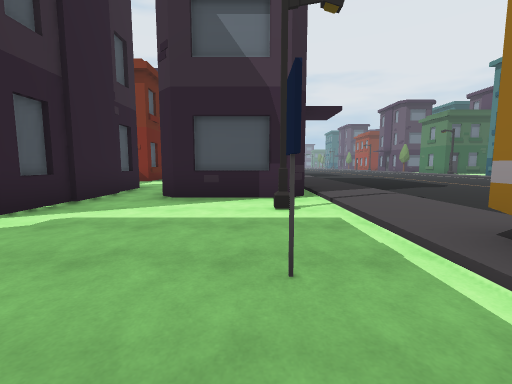
[1] (above)

24 first-person views from a walk through a Unity game level. The camera is 1.3 m above the floor, tilts 6° down and sees 90° across. The floor is counted in squares, 2 m on a side. Each view is taken from the middle of a square. On the plan, view 1 faces up. The plan holds only what a view shows up to about 9 squares ahead; the rest is blank. The place goes on beyond the plan. The player character is not drawn. Some surface patterns are stand-ins.

[2]
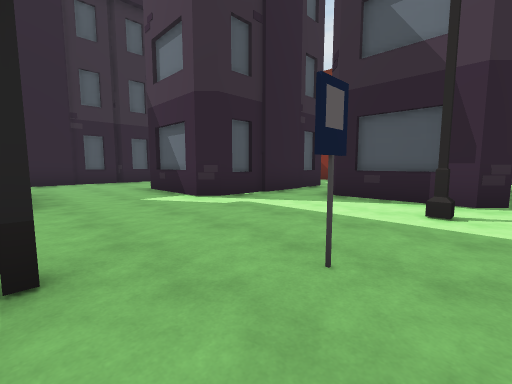

[3]
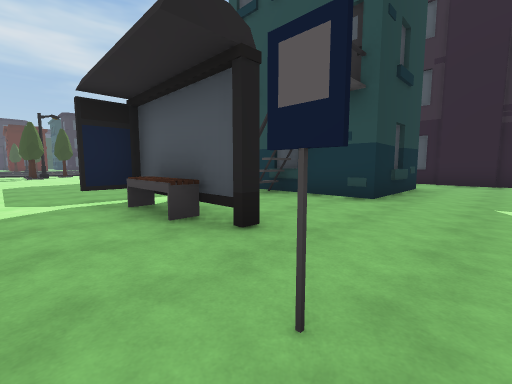

[4]
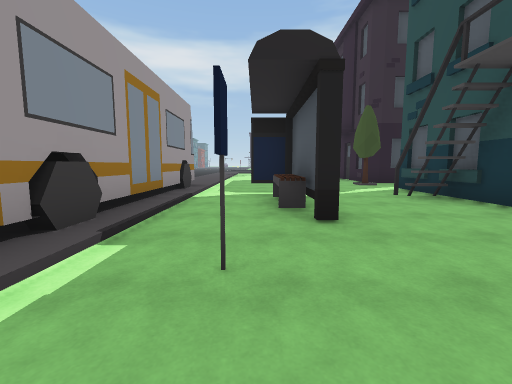

[5]
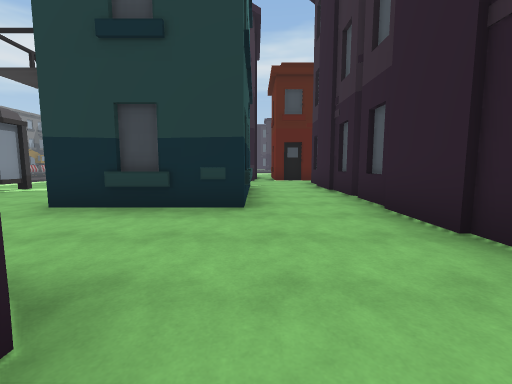

[6]
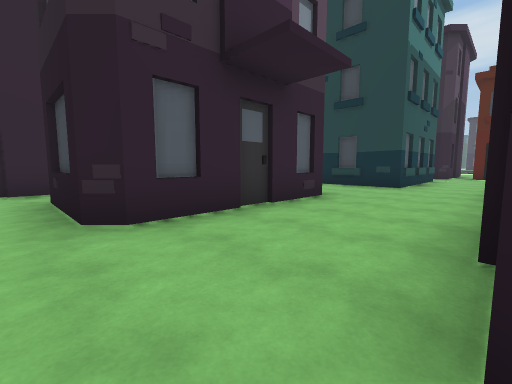

[7]
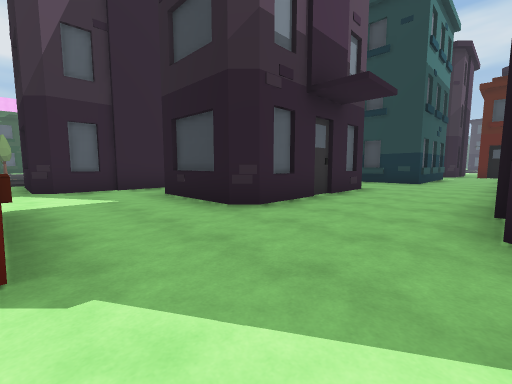

[8]
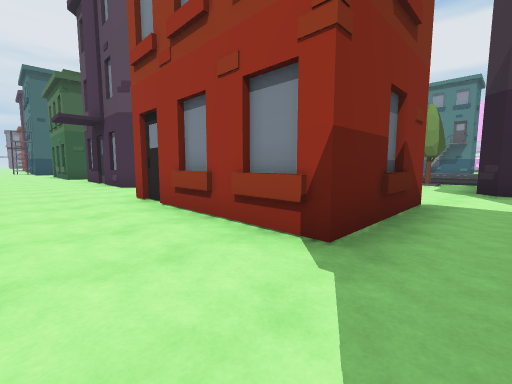

[9]
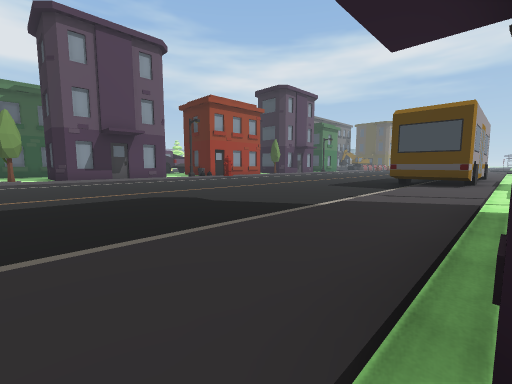

[10]
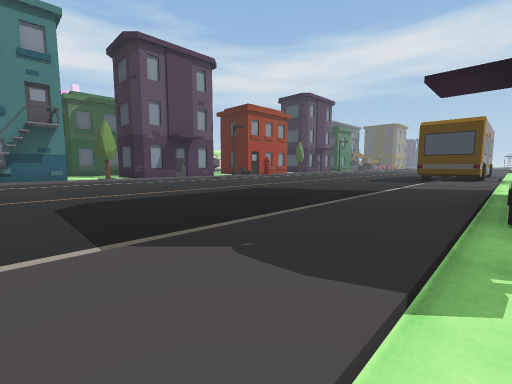

[11]
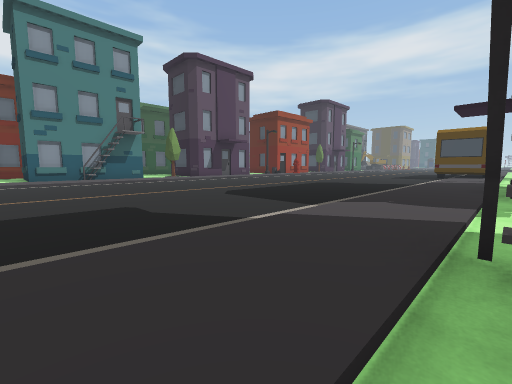

[12]
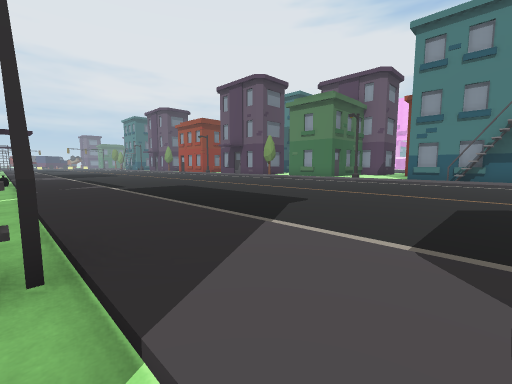

[13]
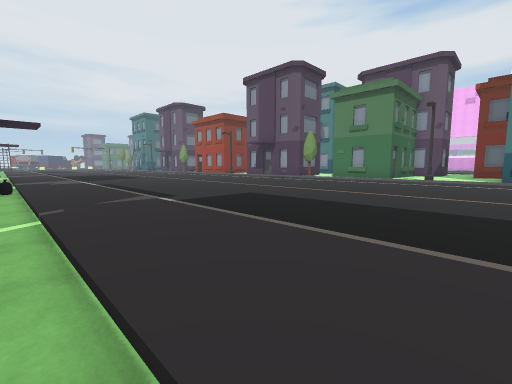

[14]
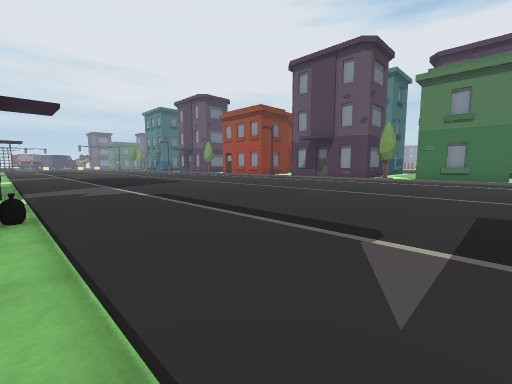

[15]
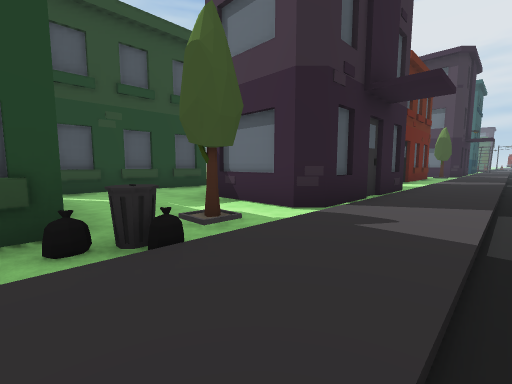

[16]
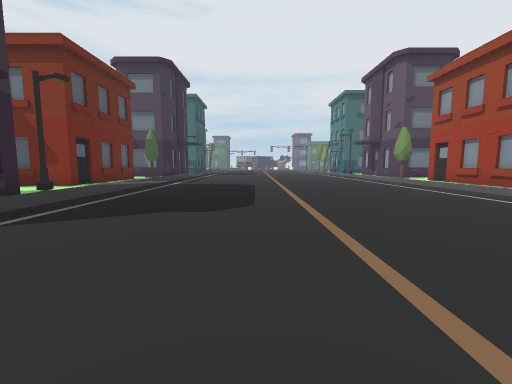

[17]
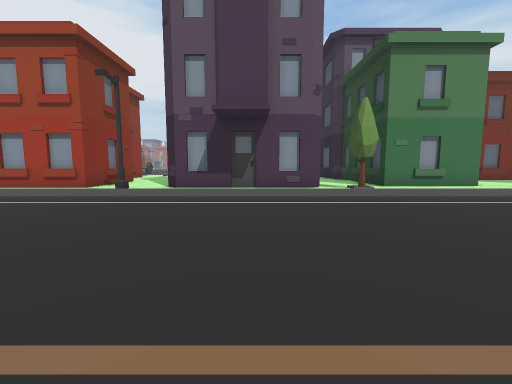

[18]
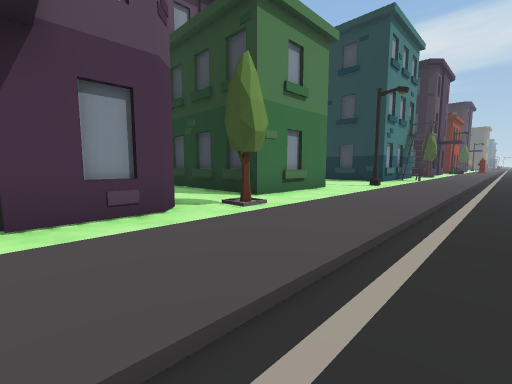

[19]
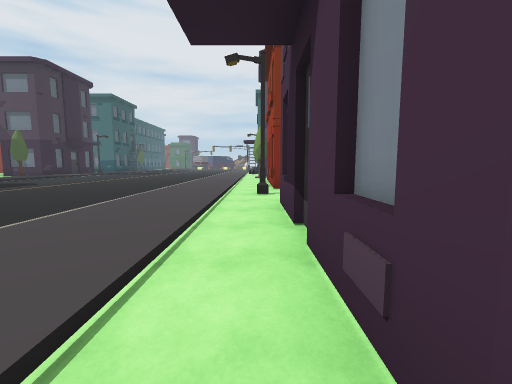

[20]
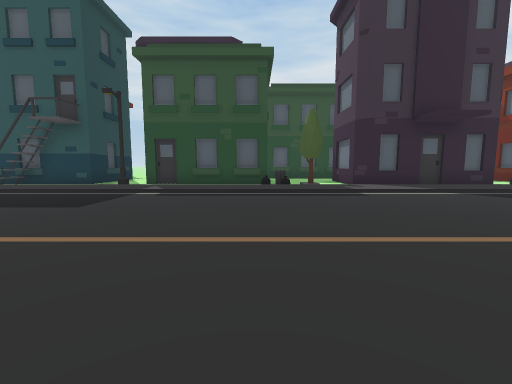

[21]
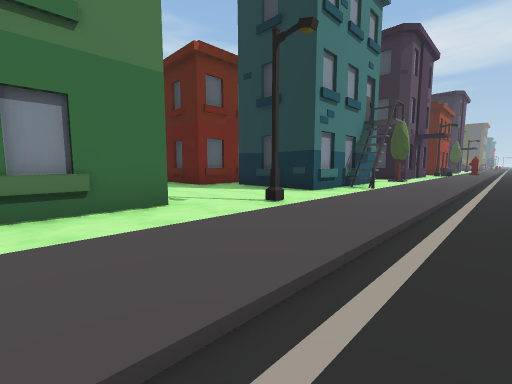

[22]
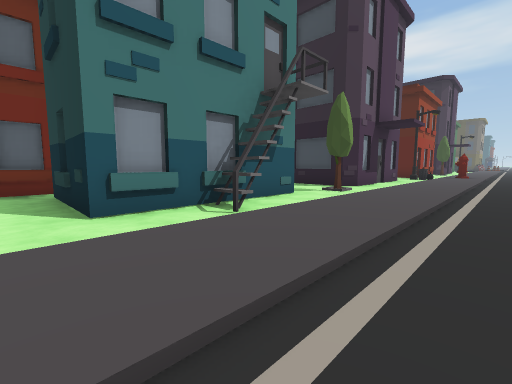

[23]
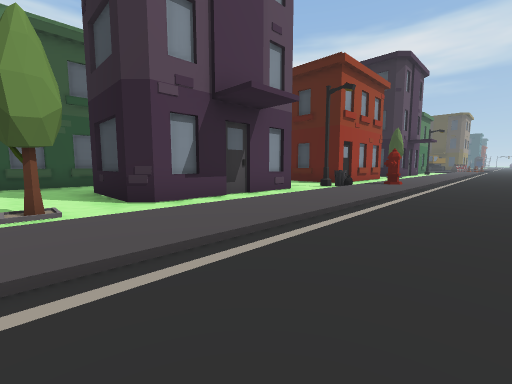

[24]
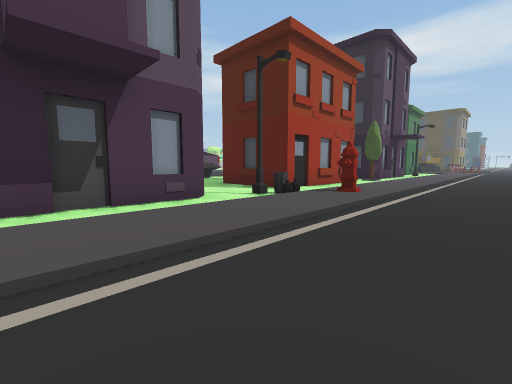

### Floor plan
Key: @ floor where view 1 was taken; # wall or solid block; . main floor; : floor 0.25 m higher than the main floor; / step, stairs or slope; O other object.
Columns run from 10 left of view 1 to 15 right of it. Each row starts with its distance up from view 1.
 33           # :/.......::.#
 32         #O#.:/.......::.#
 31          ...:/.......::.#O
 30           O.:/.......::#..
 29            #:/.......::...
 28            #:/.......::.#
 27            #:/.......::.#
 26       O.  ##:/.......::.#
 25       #..##.:/.......::.#
 24       #...O.:/.......::.#
 23       O....O:/.......::O.
 22           OO:/.......::.##
 21           #O:/.......::.#
 20  ..       #.:/.......::.#
 19  ...#     #.:/.......::.#
 18  ...#     #.:/.......::...
 17  ...#      .:/.......::#..
 16  ...      #.:/.......::...
 15  ...      #.:/.......::.##
 14  ..#      OO:/.......::.#
 13  ..#      O.:/.......::O#
 12  ..O       .:/.......::.#
 11  ..O  O  ..O:/.......::.#O
 10  ..###......:/.......::O..
  9  .......####:/.......::...
  8  .......#  #:/.......::.#O
  7 O#..###.#  #:/.......::.#
  6  #..#  .O   :/.......::.#
  5   ..#  ..##.:/.......::.#
  4   ..#  .....:/.......::.#
  3  #..#O#.....:/.... ..::...
  2  #..........#O...  ..:OO..
  1  #........O.# ..   ..::O#O
  0  #.O###..O@.#      ..::.#
 -1  #.O  #..O..#      ..::.#
 -2  #.O  OO.O..#      ..::
 -3  #.O  O..O#.#      ..:
 -4  #.O  #.....O      ..
 -5  #..  O. ...:

Positions as (right, up) in squares from view 1, and headings:
1: (0, 0), facing up
2: (1, 0), facing up-left
3: (1, 2), facing down-left
4: (0, 3), facing down
5: (-7, 4), facing down
6: (-9, 8), facing down-right
7: (-9, 10), facing down-right
8: (-9, 9), facing up-right
9: (1, 10), facing down-right
10: (1, 13), facing down-right
11: (1, 16), facing down-right
12: (1, 12), facing up-right
13: (1, 15), facing up-right
14: (1, 19), facing up-right
15: (3, 22), facing up-left
16: (6, 24), facing up
17: (6, 26), facing right
18: (10, 26), facing down-right
19: (13, 24), facing up
20: (9, 22), facing left
21: (10, 21), facing down-right
22: (10, 16), facing down-right
23: (9, 10), facing down-right
24: (9, 7), facing down-right
